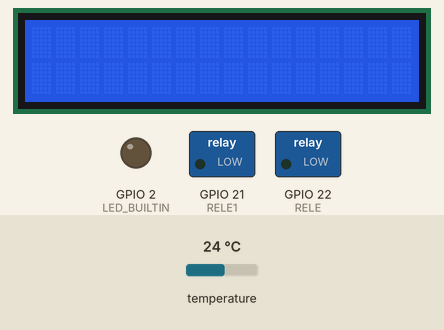
Recording of a sketch running on a simulated ESP32. Parts: 16×2 character LCD, switched loads named in the sketch (green lamp = pin HIGH), output pins drawn as LEDs (lit = HIGH). The inputs (shaded band) are chosen by the test bench; at power-on: temperature 24 °C. WiFi joins after 1.5 s; servers stay silent unless stated.

Above: at 1.9 s.
At 17.7 s:
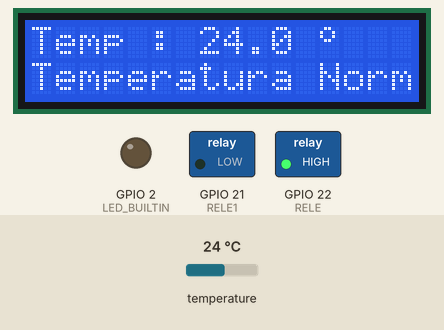
At 34.2 s:
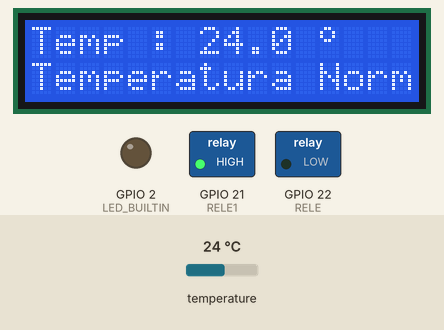
Timing chart, 0 to 130.0 s (numbered marks = the images above):
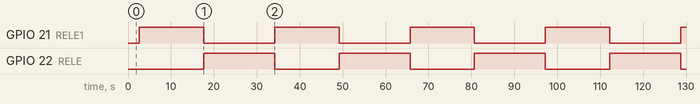

Measured:
- by itself, GPIO 21 (RELE1): alternates HIGH for 15.0 s and LOW for 16.5 s
- by itself, GPIO 22 (RELE): alternates HIGH for 16.5 s and LOW for 15.0 s
- what the display in image 0 shows lasts 0.8 s, from 1.9 s to 2.7 s

The sketch:

PROJETO.ino
```cpp
#include <dummy.h>
#include <LiquidCrystal.h> //Carrega a biblioteca LCD
#define BLYNK_PRINT Serial // Mensagens Blynk serão printadas na porta monitor serial
#include <OneWire.h> //controle de dados do sensor
#include <DallasTemperature.h> //biblioteca do sensor
#include <WiFi.h> //biblioteca wifi esp32
#include <BlynkSimpleEsp32.h> //Blynk App esp32

//Define os pinos de controle do LCD
LiquidCrystal lcd(19, 18, 05, 17, 16, 04);

//cria vetor caracter grau º exibido no display LCD
byte grau[8] = { B00001100,
                 B00010010,
                 B00010010,
                 B00001100,
                 B00000000,
                 B00000000,
                 B00000000,
                 B00000000,
               };

// define pino GPIO23 que será conectado ao DS18B20
const int oneWireBus = 23;

// Objeto que tratará da troca de dados com o sensor DS18B20
OneWire oneWire(oneWireBus);
DallasTemperature sensors(&oneWire);
//Timer Blynk para temporizar as requisições de temperatura
BlynkTimer timer;

//variavel de autenticação com Blynk
char auth[] = "Ns3_Tph-ZRVIzNwz8dSZYcoqwc3h5im9";
//variavel de autenticação wi-fi
char ssid[] = "Andrenet2G";
char pass[] = "maia0481";

//led interno servira como alarme de temperatura
const int LED_BUILTIN = 2;
// define pino 22 para  0 acionamento do RELE 0
const int RELE = 22;
// define pino 21 para  0 acionamento do RELE 1
const int RELE1 = 21;

//Rotina de leitura do sensor de temperatura para o Blynk
void getTemperature()
{
  //Colete informações de temperatura
  sensors.requestTemperatures();

  //Obtenha a temperatura em graus Celsius
  float temperatureC = sensors.getTempCByIndex(0);

  //Atualize variaveis Blynk com os valores de temperatura
  Blynk.virtualWrite(V1, temperatureC);

  //Criar um Widget LED para alarme de temperatura no Blynk na porta vitual V2
  WidgetLED led1(V2);
  //Criar um Widget LED para temperatura normal no Blynk na porta vitual V3
  WidgetLED led2(V3);
  //condicional de temperatura alta
  if (temperatureC >= 32)
  {
    //liga led alarme Blynk
    led1.on();
    //desliga  led normal Blynk
    led2.off();
    //Envia email de alarme de temperatura
    Blynk.email("Alarme de temperatura alta", temperatureC);
  }
  else
  {
    //desliga led alarme
    led1.off();
    //liga led normal
    led2.on();
  }
}

void setup() {
  //Inicia o LED interno
  pinMode(RELE, OUTPUT);
  //Define pino RELE 0 como controle de saida
  pinMode(RELE1, OUTPUT);
  //Define pino RELE 1 como controle de saida
  pinMode(LED_BUILTIN, OUTPUT);
  //inicia a comunicação serial
  Serial.begin(115200);
  //Inicie o serviço de autenticação com ervidor Blynk
  Blynk.begin(auth, ssid, pass);
  // inicia o sensor DS18B20
  sensors.begin();
  //Configure o timer para fazer a leitura de temperatura a cada 2 segundos
  timer.setInterval(2000L, getTemperature);
  lcd.begin(16, 2); //Inicializa o Display LCD.
  lcd.clear(); //Limpa o Display LCD.
  //Cria o Caractere Customizado com o Símbolo do °.
  lcd.createChar(0, grau);

}

void loop()
{
  //Inicia as rotinas do Blynk IOT
  Blynk.run();
  //Atualiza as rotinas do Timer
  timer.run();
  //Coleae informações de temperatura
  sensors.requestTemperatures();
  //Obtem a temperatura em graus Celsius
  float temperatureC = sensors.getTempCByIndex(0);
  if (temperatureC >= 32)
  {
    lcd.setCursor(0, 0);
    lcd.print("Temp : ");
    lcd.print(" ");
    lcd.setCursor(7, 0);
    lcd.print(temperatureC, 1);
    lcd.setCursor(12, 0);
    //Exibe o Símbolo do ° no Display LCD.
    lcd.write((byte)0);

    lcd.setCursor(0, 1);
    lcd.print("Temperatura Alta");

    digitalWrite(LED_BUILTIN, HIGH);
    digitalWrite(RELE, LOW);
    digitalWrite(RELE1, LOW);

  }
  else
  {

    lcd.setCursor(0, 0);
    lcd.print("Temp : ");
    lcd.print(" ");
    lcd.setCursor(7, 0);
    lcd.print(temperatureC, 1);
    lcd.setCursor(12, 0);
    //Exibe o Símbolo do ° no Display LCD.
    lcd.write((byte)0);
    lcd.setCursor(0, 1);
    lcd.print("Temperatura Normal");

    digitalWrite(LED_BUILTIN, LOW);
    digitalWrite(RELE, HIGH);
    digitalWrite(RELE1, HIGH);

  }
  if (temperatureC < 32)
  {
    digitalWrite(RELE, LOW);
    digitalWrite(RELE1, HIGH);
    delay(15000);

    digitalWrite(RELE, HIGH);
    digitalWrite(RELE1, LOW);
    delay(15000);
  }
}
```
